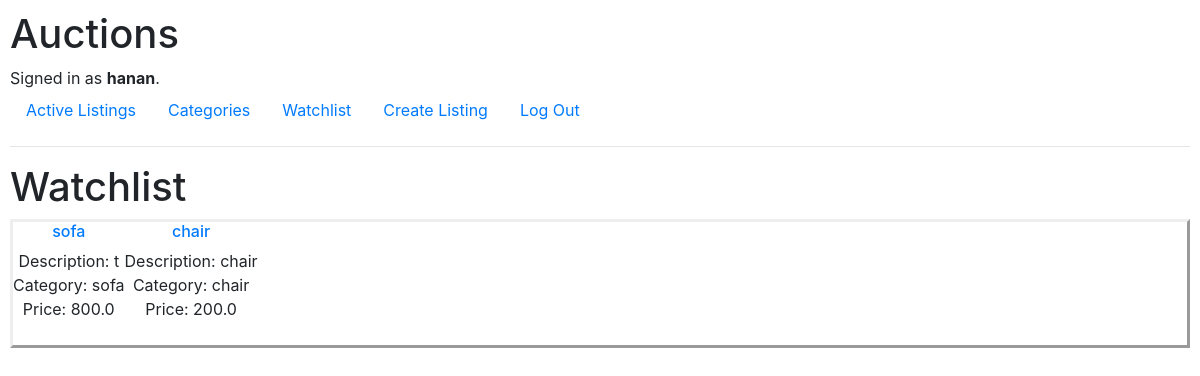
The page /watchlist (signed in) on the database as committed earlier.
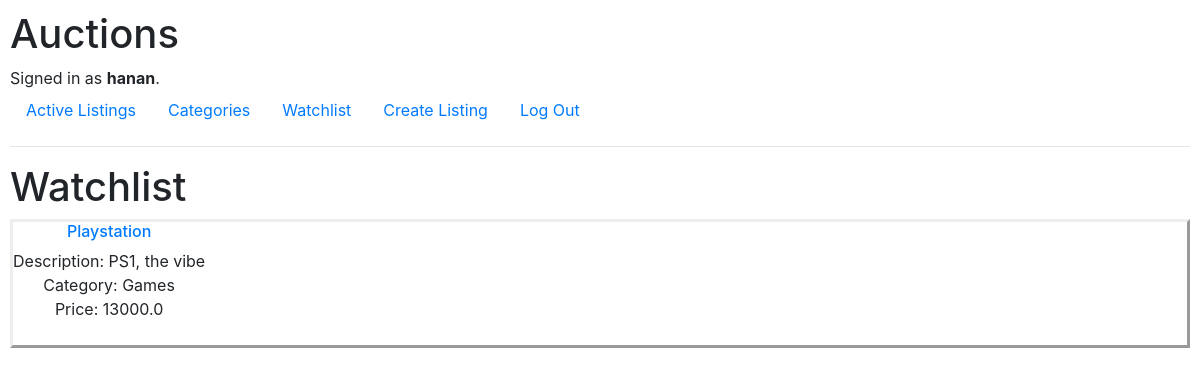
The same page on the database as committed later.
### auctions/models.py (models this page shows)
class watchlist(models.Model):
    time = models.DateTimeField(default=datetime.now())
    user = models.ForeignKey(User, on_delete=models.CASCADE, related_name="people")
    watching = models.ForeignKey(listings, on_delete=models.CASCADE, related_name="watch")

class listings(models.Model):
    title = models.CharField(max_length=64)
    description = models.CharField(max_length=1000)
    bid = models.FloatField()
    category = models.CharField(max_length=64)
    image = models.CharField(max_length=1000)
    user = models.ForeignKey(User, on_delete=models.CASCADE, null=True, blank=True)
    status = models.CharField(max_length=10, default="open")

### auctions/views.py (the view, shortened to what this page needs)
# urls.py: path("watchlist", views.watchlist_view, name="watchlist"),
@login_required
def watchlist_view(request):
    return render(request, "auctions/watchlist.html", {
        "watchlist": watchlist.objects.filter(user=request.user).order_by("watching")
    })

### auctions/templates/auctions/watchlist.html (shortened to what this page needs)
{% extends "auctions/layout.html" %}
{% block body %}
    <h1>Watchlist</h1>
    <div class="text-center" style="display: flex; flex-wrap: wrap; border-style: outset;">
        {% for w in watchlist %}
        <div>
        <h6><a href="{% url 'listing' w.watching.id %}">{{ w.watching.title }}</a></h6>
            Description: {{ w.watching.description }} <br>
            Category: {{ w.watching.category }} <br>
            Price: {{ w.watching.bid }} <br>
            <img src="{{ w.watching.image }}" alt="" height="300px">  <br>
        </div>
        {% endfor %}
    </div>
{% endblock %}

Rows that differ between the two databases and show on the page:
removed watchlist: watching "sofa", watching.description "t", watching.category "sofa", watching.bid "800.0"
removed watchlist: watching "chair", watching.description "chair", watching.category "chair", watching.bid "200.0"
added watchlist: watching "Playstation", watching.description "PS1, the vibe", watching.category "Games", watching.bid "13000.0"
